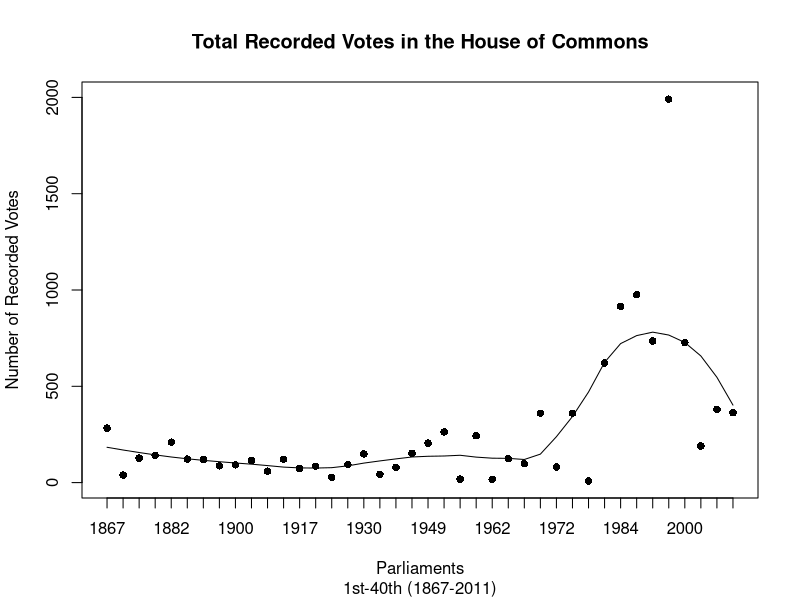
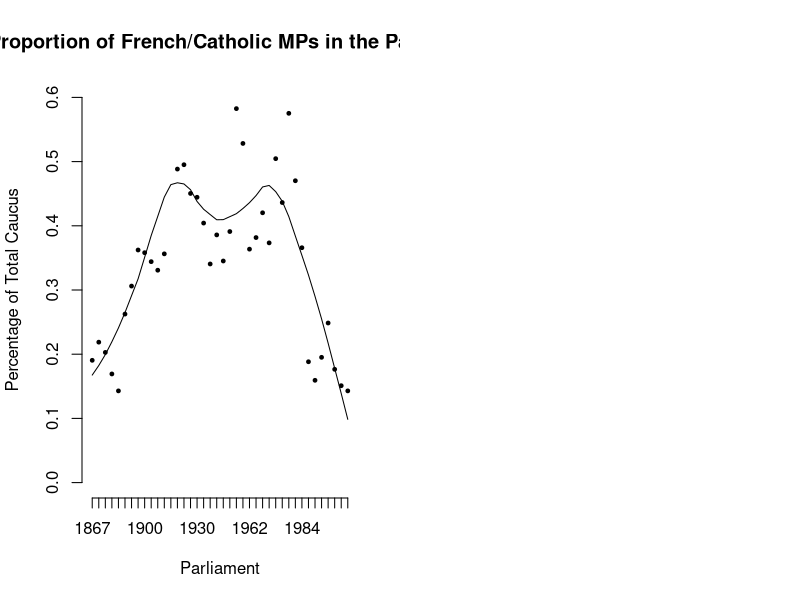

Write R code to recreate these figures, in order. (Note: this script raises an error after producing the figures.)
# Figures in the appendix
###Figure-A1

x<-c(1:40)
year <- c(1867,1872,1874,1878,1882,1887,1891,1896,1900,1904,1908,1911,1917,1921,1925,1926,1930,1935,1940,1945,1949,1953,1957,1958,1962,1963,1965,1968,1972,1974,1979,1980,1984,1988,1993,1997,2000,2004,2006,2008)
house.total<-c(283,39,127,141,210,122,120,87,92,115,59,121,73,85,27,94,149,43,79,152,205,263,18,243,17,124,98,360,81,360,8,621,915,976,735,1991,727,190,380,363)
house <- data.frame(x,house.total)

pdf("Figure-A1.pdf")
plot(house,type="p",
     ylim=c(0,2000),main="Total Recorded Votes in the House of Commons",sub="1st-40th (1867-2011)",
     xlab="Parliaments",ylab="Number of Recorded Votes",col="black",pch=16,xaxt='n',cex=1)
axis(x,at=seq(1,40,1),labels=year)
x<-x
y<-house.total
y.loess <- loess(y ~ x, span=.5, data.frame(x=x, y=y))
y.predict <- predict(y.loess, data.frame(x=x))
lines(x,y.predict,col="black",lwd=1)
dev.off()

####Figure-D1

counter<-c(1:40)
year <- c(1867,1872,1874,1878,1882,1887,1891,1896,1900,1904,1908,1911,1917,1921,1925,1926,1930,1935,1940,1945,1949,1953,1957,1958,1962,1963,1965,1968,1972,1974,1979,1980,1984,1988,1993,1997,2000,2004,2006,2008)
libs.French <- c(0.1904762,0.2187500,0.2027972,0.1692308,0.1428571,0.2625000,0.3061224,0.3623188,0.3581081,0.3441558,0.3308271,0.3563218,0.6666667,0.4883721,0.4951456,0.4503817,0.4444444,0.4042553,0.3405405,0.3858268,0.3451777,0.3910615,0.5825243,0.5283019,0.3636364,0.3816794,0.4202899,0.3734177,0.5045872,0.4362416,0.5752212,0.4701987,0.3658537,0.1882353,0.1593407,0.1951220,0.2485876,0.1764706,0.1509434,0.1428571)
cons.French <- c(0.280000000,0.250000000,0.308641975,0.291390728,0.301369863,0.180451128,0.201388889,0.142857143,0.073170732,0.089743590,0.069767442,0.160839161,0.000000000,0.037735849,0.008928571,0.000000000,0.137681159,0.000000000,0.000000000,0.014084507,0.056603774,0.054545455,0.072072072,0.200934579,0.113043478,0.112244898,0.070707071,0.092105263,0.018518519,0.037037037,0.022058824,0.018691589,0.262910798,0.329341317,NaN,0.260869565,0.022988506,0.030303030,0.109375000,0.076388889)
libs.Farmer.West <- c(0.011904762,0.000000000,0.000000000,0.000000000,0.000000000,0.000000000,0.000000000,0.000000000,0.013513514,0.019480519,0.030075188,0.057471264,0.023809524,0.023255814,0.077669903,0.122137405,0.090909091,0.069148936,0.054054054,0.062992126,0.071065990,0.033519553,0.029126214,0.018867925,0.010101010,0.007633588,0.007246377,0.018987342,0.009174312,0.006711409,0.000000000,0.000000000,0.000000000,0.000000000,0.005494505,0.000000000,0.000000000,0.000000000,0.000000000,0.000000000)
cons.Farmer.West <- c(0.008000000,0.000000000,0.000000000,0.000000000,0.000000000,0.000000000,0.006944444,0.000000000,0.000000000,0.012820513,0.046511628,0.020979021,0.106666667,0.000000000,0.017857143,0.000000000,0.036231884,0.045454545,0.050000000,0.028169014,0.037735849,0.000000000,0.027027027,0.098130841,0.165217391,0.204081633,0.191919192,0.118421053,0.092592593,0.111111111,0.095588235,0.102803738,0.065727700,0.029940120,NaN,0.000000000,0.068965517,0.050505051,0.015625000,0.034722222)

pdf("Figure-D1.pdf")
par(mfrow=c(1,2))
plot(counter,libs.French,ylim=c(0,.6),col="black",pch=20,
     bty="n",xlab="Parliament",ylab="Percentage of Total Caucus",cex=.75,
     main="Proportion of French/Catholic MPs in the Parties",xaxt='n')
axis(1,at=seq(1,40,1),labels=year)
y <- libs.French
x <- counter
y.loess <- loess(y ~ x, span=.5, data.frame(x=x, y=y))
y.predict <- predict(y.loess, data.frame(x=x))
lines(x,y.predict,col="black",lwd=1)
points(cons.French,cons$median.loyalty,col="grey",pch=20,cex=.75)
y <- cons.French
x <- counter
y.loess <- loess(y ~ x, span=.5, data.frame(x=x, y=y))
y.predict <- predict(y.loess, data.frame(x=x))
lines(x,y.predict,col="grey")
legend("topleft",legend=c("Liberal","Conservative"),col=c("black","grey"),
       pch=20,cex=.75,bty="n")

plot(counter,libs.Farmer.West,ylim=c(0,.6),col="black",pch=20,
     bty="n",xlab="Parliament",ylab="Percentage of Total Caucus",cex=.75,
     main="Proportion of Western Farmer MPs in the Parties",xaxt='n')
axis(1,at=seq(1,40,1),labels=year)
y <- libs.Farmer.West
x <- counter
y.loess <- loess(y ~ x, span=.5, data.frame(x=x, y=y))
y.predict <- predict(y.loess, data.frame(x=x))
lines(x,y.predict,col="black")
points(cons.Farmer.West,cons$median.loyalty,col="grey",pch=20,cex=.75)
y <- cons.Farmer.West
x <- counter
y.loess <- loess(y ~ x, span=.5, data.frame(x=x, y=y))
y.predict <- predict(y.loess, data.frame(x=x))
lines(x,y.predict,col="grey")
legend("topleft",legend=c("Liberal","Conservative"),col=c("black","grey"),
       pch=20,cex=.75,bty="n")
dev.off()
